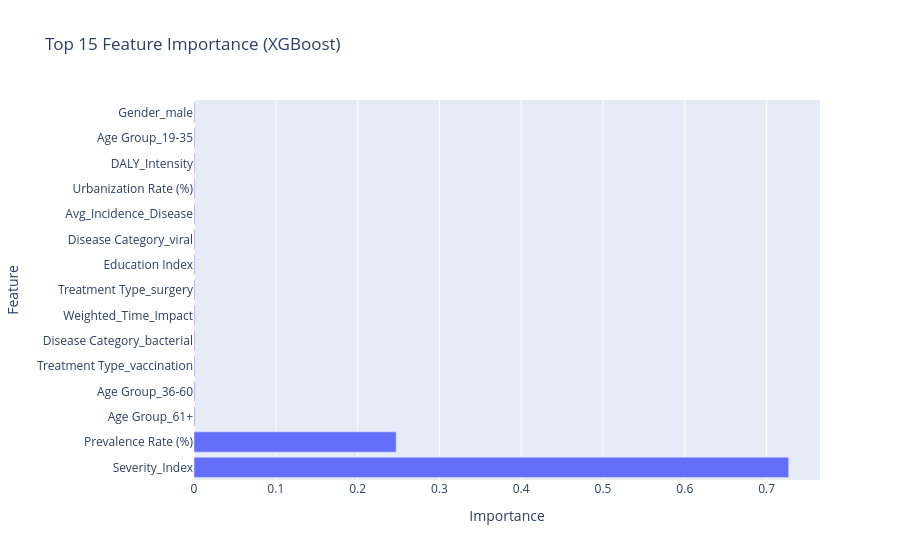

Notebook source saved alongside this figure:
### Markdown cell above
## Section 1: Novel Research Contribution

**Chosen Method**: XGBoost Regressor + SHAP Explainability for **Mortality Rate Prediction**

This contribution extends the Milestone 5 dashboard by adding a **Predictive Analytics** module that forecasts disease mortality and explains key driving factors.  
This is research-level because it combines predictive modeling with model interpretability (XAI).

---

### Code cell
# =====================================================
# MILESTONE 6 - MODEL TRAINING & RESEARCH CONTRIBUTION
# XGBoost + SHAP for Mortality Rate Prediction
# =====================================================

import pandas as pd
import numpy as np
import joblib
import os
import warnings
from pathlib import Path

warnings.filterwarnings('ignore')

# --------------------- Load Data ---------------------
PROJECT_ROOT = Path().resolve().parent if Path().resolve().name == 'notebooks' else Path().resolve()
PROCESSED_PATH = PROJECT_ROOT / 'data' / 'processed' / 'global_health_enriched.csv.gz'

print("Loading data...")
df = pd.read_csv(PROCESSED_PATH, compression='gzip')
print(f'Loaded: {df.shape[0]:,} rows × {df.shape[1]} columns')

# ====================== FEATURE ENGINEERING ======================
feature_cols = [
    'Prevalence Rate (%)', 'Incidence Rate (%)', 'Healthcare Access (%)',
    'Doctors per 1000', 'Hospital Beds per 1000', 'Urbanization Rate (%)',
    'Per Capita Income (USD)', 'Education Index', 'Recovery Rate (%)',
    'Severity_Index', 'DALY_Intensity', 'Vaccine_Available_Flag',
    'Weighted_Time_Impact', 'Avg_Incidence_Disease'
]

cat_cols = ['Disease Category', 'Age Group', 'Gender', 'Treatment Type']

# Prepare features and target
X = df[feature_cols + cat_cols].copy()
y = df['Mortality Rate (%)']

# One-hot encoding for categorical variables
X = pd.get_dummies(X, columns=cat_cols, drop_first=True)

print(f"Features prepared → {X.shape[1]} columns")

# ====================== TRAIN-TEST SPLIT ======================
from sklearn.model_selection import train_test_split

X_train, X_test, y_train, y_test = train_test_split(
    X, y, test_size=0.2, random_state=42
)

print(f"Training set: {X_train.shape[0]:,} samples")
print(f"Test set: {X_test.shape[0]:,} samples")

# ====================== TRAIN XGBOOST MODEL ======================
import xgboost as xgb

print("\nTraining XGBoost model... (this may take a while)")

model = xgb.XGBRegressor(
    n_estimators=300,
    learning_rate=0.08,
    max_depth=8,
    subsample=0.8,
    colsample_bytree=0.8,
    random_state=42,
    objective='reg:squarederror',
    tree_method='hist'          # Faster training
)

model.fit(X_train, y_train)

# ====================== EVALUATION ======================
from sklearn.metrics import mean_squared_error, mean_absolute_error, r2_score

y_pred = model.predict(X_test)

rmse = np.sqrt(mean_squared_error(y_test, y_pred))
mae = mean_absolute_error(y_test, y_pred)
r2 = r2_score(y_test, y_pred)

print("\n" + "="*60)
print("MODEL PERFORMANCE")
print("="*60)
print(f"RMSE : {rmse:.4f}")
print(f"MAE  : {mae:.4f}")
print(f"R²   : {r2:.4f}")
print("="*60)

# ====================== FEATURE IMPORTANCE ======================
import plotly.express as px

importances = model.feature_importances_
feature_names = X_train.columns

feat_imp = pd.DataFrame({
    'Feature': feature_names,
    'Importance': importances
}).sort_values('Importance', ascending=False)

print("\nTop 10 Most Important Features:")
print(feat_imp.head(10))

# Plot
fig = px.bar(feat_imp.head(15), 
             x='Importance', 
             y='Feature', 
             orientation='h',
             title="Top 15 Feature Importance (XGBoost)")
fig.show()

# ====================== SAVE MODEL ======================
os.makedirs("models", exist_ok=True)
model_path = "models/mortality_predictor.pkl"

joblib.dump(model, model_path)
print(f"\nModel successfully saved at: {model_path}")

### Figure 1 — Plotly figure (JSON) as saved in the notebook; plotly's stock layout.template omitted (floating-point values rounded to 4 significant figures)
{"data": [{"hovertemplate": "Importance=%{x}<br>Feature=%{y}<extra></extra>", "legendgroup": "", "marker": {"color": "#636efa", "pattern": {"shape": ""}}, "name": "", "orientation": "h", "showlegend": false, "textposition": "auto", "type": "bar", "x": [0.727, 0.2471, 0.001009, 0.0009797, 0.0009642, 0.000956, 0.0009549, 0.0009539, 0.0009454, 0.00094, 0.0009295, 0.0009258, 0.000924, 0.000916, 0.0009107], "xaxis": "x", "y": ["Severity_Index", "Prevalence Rate (%)", "Age Group_61+", "Age Group_36-60", "Treatment Type_vaccination", "Disease Category_bacterial", "Weighted_Time_Impact", "Treatment Type_surgery", "Education Index", "Disease Category_viral", "Avg_Incidence_Disease", "Urbanization Rate (%)", "DALY_Intensity", "Age Group_19-35", "Gender_male"], "yaxis": "y"}], "layout": {"barmode": "relative", "legend": {"tracegroupgap": 0}, "title": {"text": "Top 15 Feature Importance (XGBoost)"}, "xaxis": {"anchor": "y", "domain": [0, 1], "title": {"text": "Importance"}}, "yaxis": {"anchor": "x", "domain": [0, 1], "title": {"text": "Feature"}}}}
